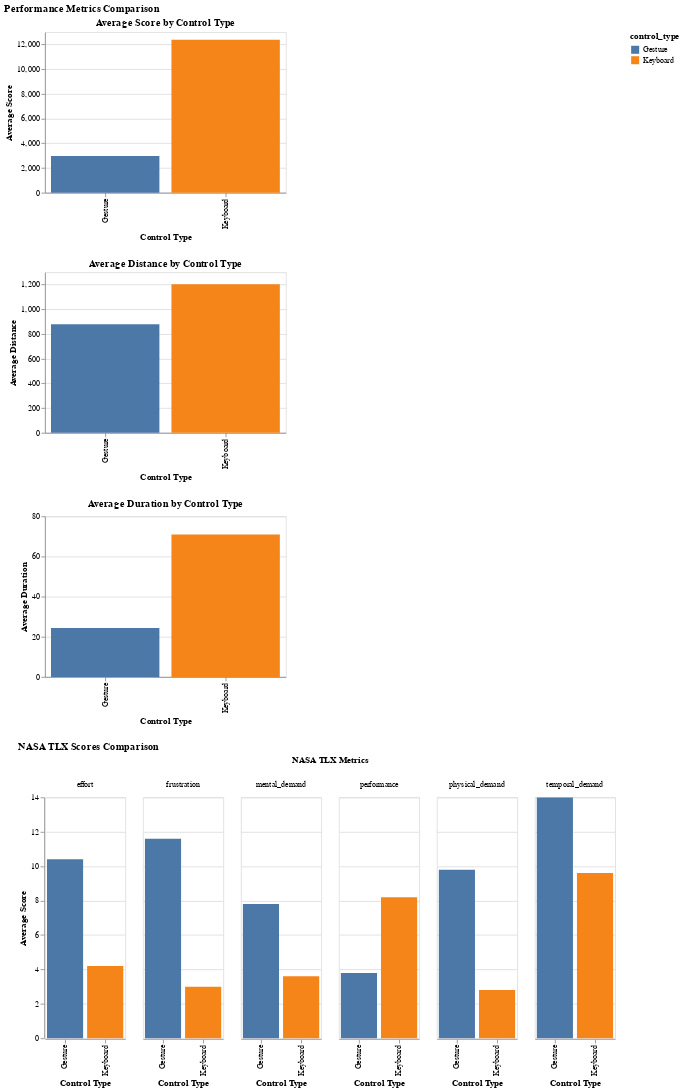

The code cell stored with this chart in its notebook:
### Code cell
import altair as alt
import pandas as pd
import openpyxl

# Create performance data
performance_data = pd.DataFrame({
    'participant': ['Chisang', 'Chisang', 'Chisang', 'Chisang',
                   'Nadim', 'Nadim', 'Nadim', 'Nadim',
                   'Dalton', 'Dalton', 'Dalton', 'Dalton',
                   'Tyler', 'Tyler', 'Tyler', 'Tyler',
                   'Hunter', 'Hunter', 'Hunter', 'Hunter'],
    'control_type': ['Keyboard', 'Keyboard', 'Gesture', 'Gesture'] * 5,
    'score': [12785, 5386, 2015, 3016,  
              9054, 11002, 2990, 5668,  
              23267, 7717, 2947, 3312,   
              13837, 15321, 2112, 3189,
              12139, 13215, 1221, 3189], 
    'distance': [1258, 477, 211, 492,    
                 901, 1303, 263, 465,    
                 2001, 700, 244, 503,    
                 1313, 1525, 211, 3100,
                 1286, 1255, 201, 3100],  
    'duration': [72, 31, 15, 33,         
                 51, 78, 21, 38,         
                 92, 56, 17, 33,         
                 82, 91, 17, 26,
                 75, 81, 18, 26]         
})

# Create NASA TLX data
nasa_tlx_data = pd.DataFrame({
    'participant': ['Chisang', 'Chisang', 'Nadim', 'Nadim', 'Dalton', 'Dalton', 'Tyler', 'Tyler', 'Hunter', 'Hunter'],
    'control_type': ['Keyboard', 'Gesture'] * 5,
    'mental_demand': [6, 6, 7, 7, 2, 8, 1, 10, 2, 8],
    'physical_demand': [2, 8, 6, 12, 2, 10, 1, 10, 3, 9],
    'temporal_demand': [11, 14, 11, 15, 11, 14, 8, 14, 7, 13],
    'performance': [6, 4, 8, 4, 8, 3, 10, 4, 9, 4],
    'effort': [6, 9, 8, 12, 3, 9, 1, 11, 3, 11],
    'frustration': [5, 11, 5, 12, 2, 12, 1, 12, 2, 11]
})

# Function to create performance comparison charts
def create_performance_chart(data, metric):
    chart = alt.Chart(data).encode(
        x=alt.X('control_type:N', title='Control Type'),
        y=alt.Y(f'mean({metric}):Q', title=f'Average {metric.title()}'),
        color=alt.Color('control_type:N')
    ).mark_bar().properties(
        width=300,
        height=200,
        title=f'Average {metric.title()} by Control Type'
    )
    
    return chart

# Create individual performance charts
score_chart = create_performance_chart(performance_data, 'score')
distance_chart = create_performance_chart(performance_data, 'distance')
duration_chart = create_performance_chart(performance_data, 'duration')

# Combine performance charts
performance_chart = alt.vconcat(
    score_chart,
    distance_chart,
    duration_chart
).properties(
    title='Performance Metrics Comparison'
)

# Create NASA TLX comparison chart
nasa_melted = pd.melt(
    nasa_tlx_data, 
    id_vars=['participant', 'control_type'],
    var_name='metric',
    value_name='score'
)

nasa_chart = alt.Chart(nasa_melted).mark_bar().encode(
    x=alt.X('control_type:N', title='Control Type'),
    y=alt.Y('mean(score):Q', title='Average Score'),
    color='control_type:N',
    column=alt.Column('metric:N', title='NASA TLX Metrics')
).properties(
    width=100,
    title='NASA TLX Scores Comparison'
)

# Display both sets of visualizations
performance_chart & nasa_chart

### Figure 1 — Vega-Lite specification as saved in the notebook (floating-point values rounded to 4 significant figures)
{"config": {"view": {"continuousWidth": 300, "continuousHeight": 300}}, "vconcat": [{"mark": {"type": "bar"}, "encoding": {"color": {"field": "control_type", "type": "nominal"}, "x": {"field": "control_type", "title": "Control Type", "type": "nominal"}, "y": {"aggregate": "mean", "field": "score", "title": "Average Score", "type": "quantitative"}}, "height": 200, "title": "Average Score by Control Type", "width": 300}, {"mark": {"type": "bar"}, "encoding": {"color": {"field": "control_type", "type": "nominal"}, "x": {"field": "control_type", "title": "Control Type", "type": "nominal"}, "y": {"aggregate": "mean", "field": "distance", "title": "Average Distance", "type": "quantitative"}}, "height": 200, "title": "Average Distance by Control Type", "width": 300}, {"mark": {"type": "bar"}, "encoding": {"color": {"field": "control_type", "type": "nominal"}, "x": {"field": "control_type", "title": "Control Type", "type": "nominal"}, "y": {"aggregate": "mean", "field": "duration", "title": "Average Duration", "type": "quantitative"}}, "height": 200, "title": "Average Duration by Control Type", "width": 300}, {"data": {"name": "data-c6b0670cfb1098ef02d712e23890a625"}, "mark": {"type": "bar"}, "encoding": {"color": {"field": "control_type", "type": "nominal"}, "column": {"field": "metric", "title": "NASA TLX Metrics", "type": "nominal"}, "x": {"field": "control_type", "title": "Control Type", "type": "nominal"}, "y": {"aggregate": "mean", "field": "score", "title": "Average Score", "type": "quantitative"}}, "title": "NASA TLX Scores Comparison", "width": 100}], "data": {"name": "data-cfe4d0cc6fad58852a0484501d0c67f7"}, "title": "Performance Metrics Comparison", "$schema": "https://vega.github.io/schema/vega-lite/v5.20.1.json", "datasets": {"data-cfe4d0cc6fad58852a0484501d0c67f7": [{"participant": "Chisang", "control_type": "Keyboard", "score": 12785, "distance": 1258, "duration": 72}, {"participant": "Chisang", "control_type": "Keyboard", "score": 5386, "distance": 477, "duration": 31}, {"participant": "Chisang", "control_type": "Gesture", "score": 2015, "distance": 211, "duration": 15}, {"participant": "Chisang", "control_type": "Gesture", "score": 3016, "distance": 492, "duration": 33}, {"participant": "Nadim", "control_type": "Keyboard", "score": 9054, "distance": 901, "duration": 51}, {"participant": "Nadim", "control_type": "Keyboard", "score": 11002, "distance": 1303, "duration": 78}, {"participant": "Nadim", "control_type": "Gesture", "score": 2990, "distance": 263, "duration": 21}, {"participant": "Nadim", "control_type": "Gesture", "score": 5668, "distance": 465, "duration": 38}, {"participant": "Dalton", "control_type": "Keyboard", "score": 23267, "distance": 2001, "duration": 92}, {"participant": "Dalton", "control_type": "Keyboard", "score": 7717, "distance": 700, "duration": 56}, {"participant": "Dalton", "control_type": "Gesture", "score": 2947, "distance": 244, "duration": 17}, {"participant": "Dalton", "control_type": "Gesture", "score": 3312, "distance": 503, "duration": 33}, {"participant": "Tyler", "control_type": "Keyboard", "score": 13837, "distance": 1313, "duration": 82}, {"participant": "Tyler", "control_type": "Keyboard", "score": 15321, "distance": 1525, "duration": 91}, {"participant": "Tyler", "control_type": "Gesture", "score": 2112, "distance": 211, "duration": 17}, {"participant": "Tyler", "control_type": "Gesture", "score": 3189, "distance": 3100, "duration": 26}, {"participant": "Hunter", "control_type": "Keyboard", "score": 12139, "distance": 1286, "duration": 75}, {"participant": "Hunter", "control_type": "Keyboard", "score": 13215, "distance": 1255, "duration": 81}, {"participant": "Hunter", "control_type": "Gesture", "score": 1221, "distance": 201, "duration": 18}, {"participant": "Hunter", "control_type": "Gesture", "score": 3189, "distance": 3100, "duration": 26}], "data-c6b0670cfb1098ef02d712e23890a625": [{"participant": "Chisang", "control_type": "Keyboard", "metric": "mental_demand", "score": 6}, {"participant": "Chisang", "control_type": "Gesture", "metric": "mental_demand", "score": 6}, {"participant": "Nadim", "control_type": "Keyboard", "metric": "mental_demand", "score": 7}, {"participant": "Nadim", "control_type": "Gesture", "metric": "mental_demand", "score": 7}, {"participant": "Dalton", "control_type": "Keyboard", "metric": "mental_demand", "score": 2}, {"participant": "Dalton", "control_type": "Gesture", "metric": "mental_demand", "score": 8}, {"participant": "Tyler", "control_type": "Keyboard", "metric": "mental_demand", "score": 1}, {"participant": "Tyler", "control_type": "Gesture", "metric": "mental_demand", "score": 10}, {"participant": "Hunter", "control_type": "Keyboard", "metric": "mental_demand", "score": 2}, {"participant": "Hunter", "control_type": "Gesture", "metric": "mental_demand", "score": 8}, {"participant": "Chisang", "control_type": "Keyboard", "metric": "physical_demand", "score": 2}, {"participant": "Chisang", "control_type": "Gesture", "metric": "physical_demand", "score": 8}, {"participant": "Nadim", "control_type": "Keyboard", "metric": "physical_demand", "score": 6}, {"participant": "Nadim", "control_type": "Gesture", "metric": "physical_demand", "score": 12}, {"participant": "Dalton", "control_type": "Keyboard", "metric": "physical_demand", "score": 2}, {"participant": "Dalton", "control_type": "Gesture", "metric": "physical_demand", "score": 10}, {"participant": "Tyler", "control_type": "Keyboard", "metric": "physical_demand", "score": 1}, {"participant": "Tyler", "control_type": "Gesture", "metric": "physical_demand", "score": 10}, {"participant": "Hunter", "control_type": "Keyboard", "metric": "physical_demand", "score": 3}, {"participant": "Hunter", "control_type": "Gesture", "metric": "physical_demand", "score": 9}, {"participant": "Chisang", "control_type": "Keyboard", "metric": "temporal_demand", "score": 11}, {"participant": "Chisang", "control_type": "Gesture", "metric": "temporal_demand", "score": 14}, {"participant": "Nadim", "control_type": "Keyboard", "metric": "temporal_demand", "score": 11}, {"participant": "Nadim", "control_type": "Gesture", "metric": "temporal_demand", "score": 15}, {"participant": "Dalton", "control_type": "Keyboard", "metric": "temporal_demand", "score": 11}, {"participant": "Dalton", "control_type": "Gesture", "metric": "temporal_demand", "score": 14}, {"participant": "Tyler", "control_type": "Keyboard", "metric": "temporal_demand", "score": 8}, {"participant": "Tyler", "control_type": "Gesture", "metric": "temporal_demand", "score": 14}, {"participant": "Hunter", "control_type": "Keyboard", "metric": "temporal_demand", "score": 7}, {"participant": "Hunter", "control_type": "Gesture", "metric": "temporal_demand", "score": 13}, {"participant": "Chisang", "control_type": "Keyboard", "metric": "performance", "score": 6}, {"participant": "Chisang", "control_type": "Gesture", "metric": "performance", "score": 4}, {"participant": "Nadim", "control_type": "Keyboard", "metric": "performance", "score": 8}, {"participant": "Nadim", "control_type": "Gesture", "metric": "performance", "score": 4}, {"participant": "Dalton", "control_type": "Keyboard", "metric": "performance", "score": 8}, {"participant": "Dalton", "control_type": "Gesture", "metric": "performance", "score": 3}, {"participant": "Tyler", "control_type": "Keyboard", "metric": "performance", "score": 10}, {"participant": "Tyler", "control_type": "Gesture", "metric": "performance", "score": 4}, {"participant": "Hunter", "control_type": "Keyboard", "metric": "performance", "score": 9}, {"participant": "Hunter", "control_type": "Gesture", "metric": "performance", "score": 4}, {"participant": "Chisang", "control_type": "Keyboard", "metric": "effort", "score": 6}, {"participant": "Chisang", "control_type": "Gesture", "metric": "effort", "score": 9}, {"participant": "Nadim", "control_type": "Keyboard", "metric": "effort", "score": 8}, {"participant": "Nadim", "control_type": "Gesture", "metric": "effort", "score": 12}, {"participant": "Dalton", "control_type": "Keyboard", "metric": "effort", "score": 3}, {"participant": "Dalton", "control_type": "Gesture", "metric": "effort", "score": 9}, {"participant": "Tyler", "control_type": "Keyboard", "metric": "effort", "score": 1}, {"participant": "Tyler", "control_type": "Gesture", "metric": "effort", "score": 11}, {"participant": "Hunter", "control_type": "Keyboard", "metric": "effort", "score": 3}, {"participant": "Hunter", "control_type": "Gesture", "metric": "effort", "score": 11}, {"participant": "Chisang", "control_type": "Keyboard", "metric": "frustration", "score": 5}, {"participant": "Chisang", "control_type": "Gesture", "metric": "frustration", "score": 11}, {"participant": "Nadim", "control_type": "Keyboard", "metric": "frustration", "score": 5}, {"participant": "Nadim", "control_type": "Gesture", "metric": "frustration", "score": 12}, {"participant": "Dalton", "control_type": "Keyboard", "metric": "frustration", "score": 2}, {"participant": "Dalton", "control_type": "Gesture", "metric": "frustration", "score": 12}, {"participant": "Tyler", "control_type": "Keyboard", "metric": "frustration", "score": 1}, {"participant": "Tyler", "control_type": "Gesture", "metric": "frustration", "score": 12}, {"participant": "Hunter", "control_type": "Keyboard", "metric": "frustration", "score": 2}, {"participant": "Hunter", "control_type": "Gesture", "metric": "frustration", "score": 11}]}}
